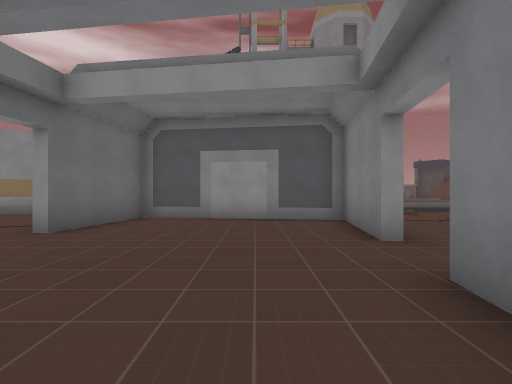
[1] (above)

18 first-person views from a walk through a Godot game level. The camera is 1.4 m above the floor, looks level and sees 85° across. The floor is counted in squares, 2 m on a side. Each view is taken from the middle of a square. On the plan, view 1 faces up. The plan holds only what a view shows up to about 9 squares ahead; the rest is blank. The place goes on beyond the plan. Surface patterns are stand-ins for the level's own textures.

[2]
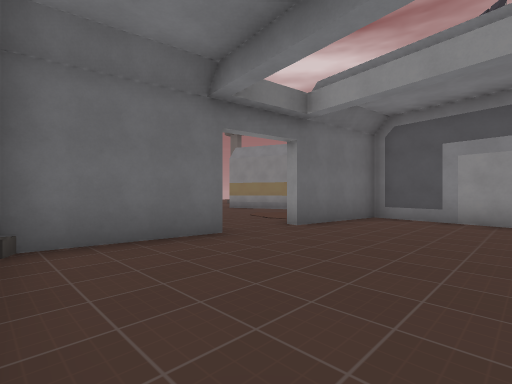

[3]
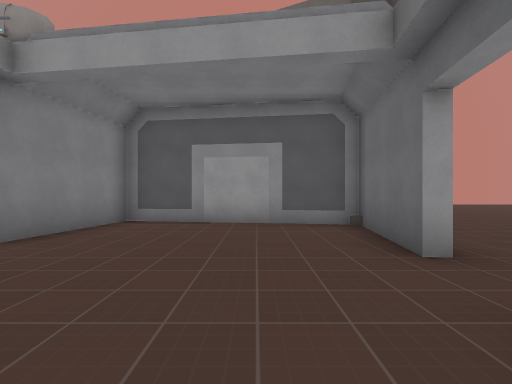

[4]
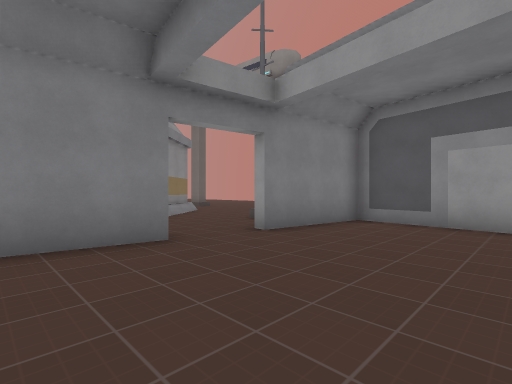

[5]
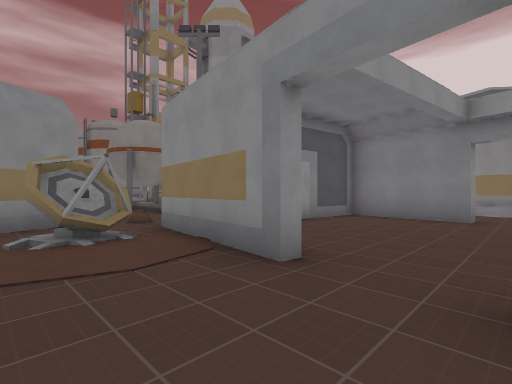

[6]
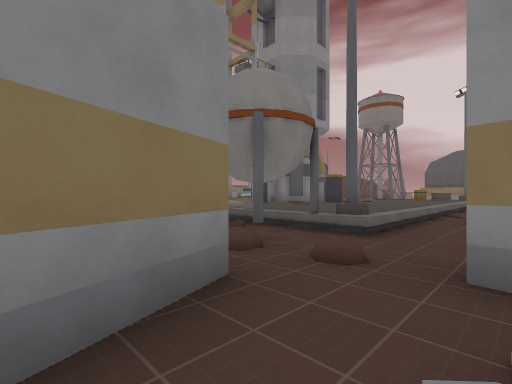

[7]
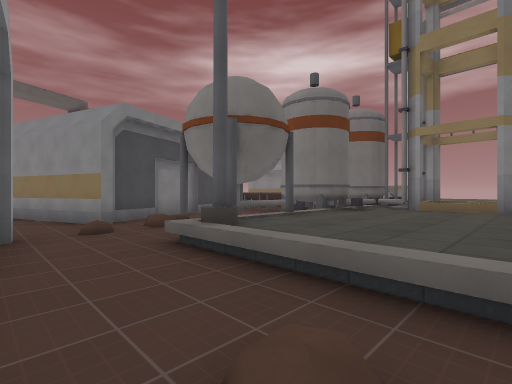

[8]
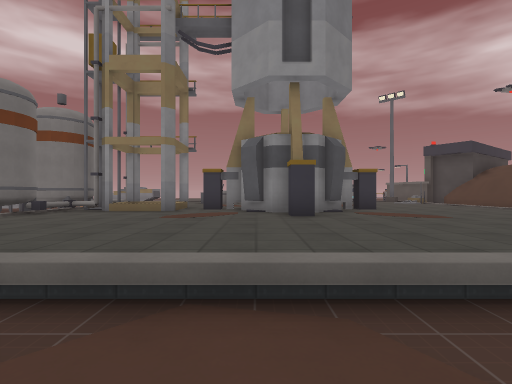

[9]
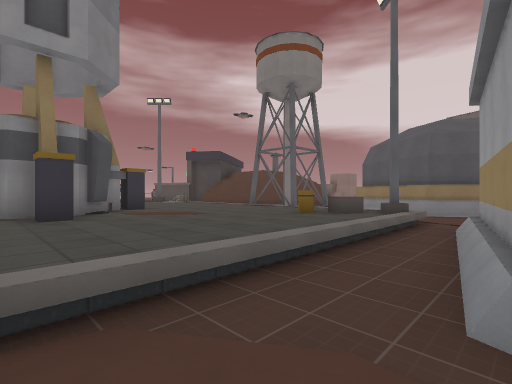

[10]
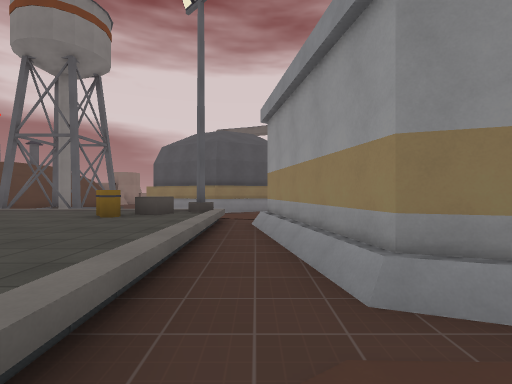

[11]
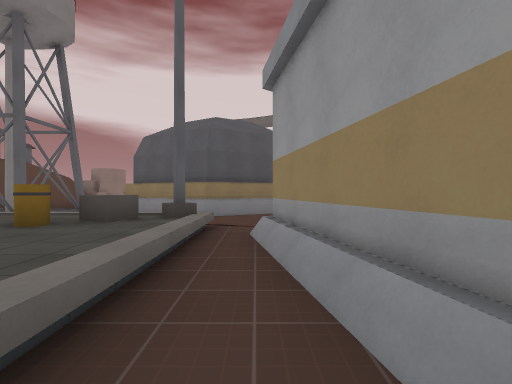

[12]
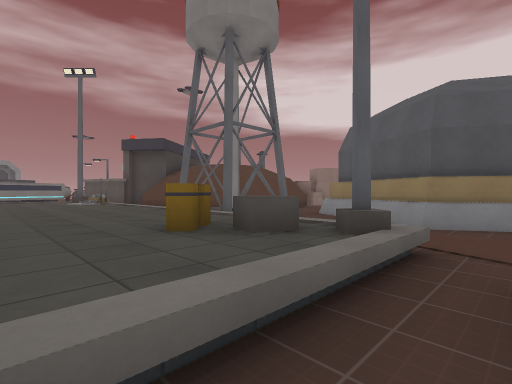

[13]
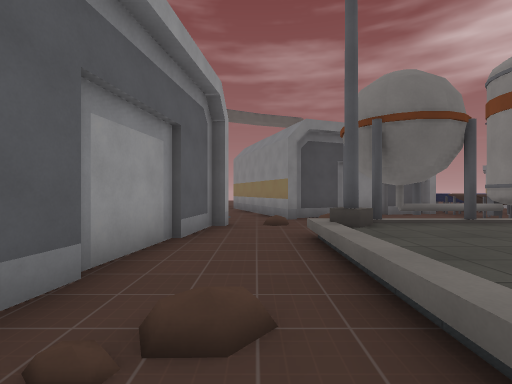

[14]
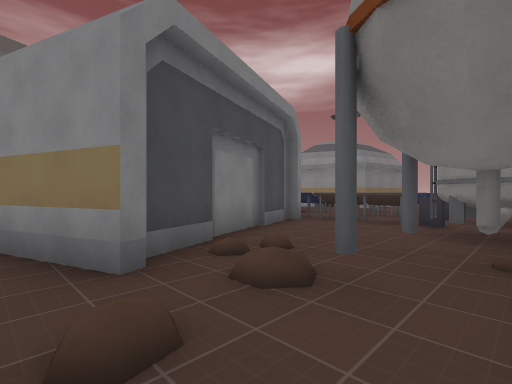

[15]
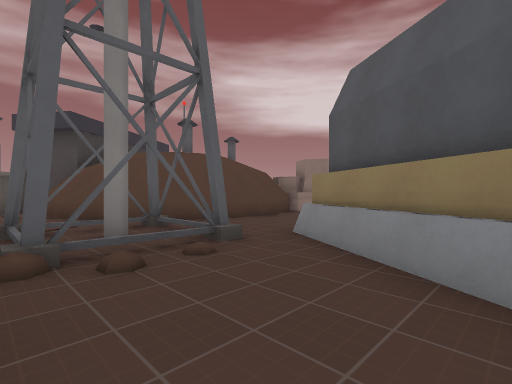

[16]
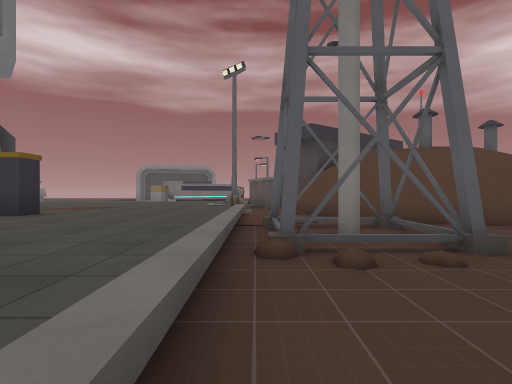

[17]
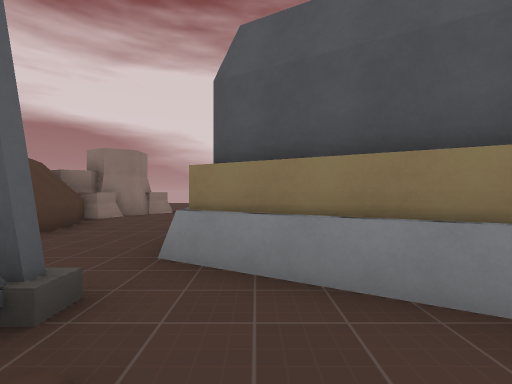

[18]
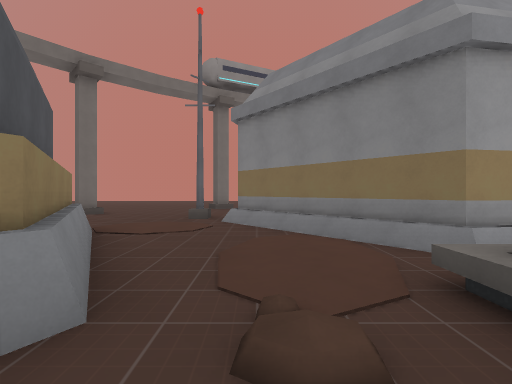

### Floor plan
Key: @ floor where view 1 was taken; # wall or solid block; . main floor; : floor 0.25 m higher than the main floor; + floor 0.5 m higher than the main floor; / step, stairs or slope; = window, fence, low wall or low ledge; ^ raised ledge; v drop or lower ground; T tower; R rock.
Columns run from 9 left of view 1 to 21 right of it. Each row starts with its distance up from view 1.
 18                 +++++:..##  ###
 17     ^^ ##T      +++++/...####.R
 16   ^^^^###T ######++++####......
 15    ^.=##/+++++#++++++####......
 14    #..##++++++#++++++#####
 13    #...^+++++++++++++....#
 12    #..##+++++++++++^+...##
 11    #..#.#+++++++++++#.//#
 10   ###...v++++/++++++v../#
  9  ##...............///...##
  8   ../.###../ /.######/../#
  7   ..#.#.#### ..#    ##...#
  6   ....#....#..       ##....
  5    ...#....#..        #//..
  4    ........#..#        /#...
  3    ..#........##         ..#
  2    ..#.....#...#
  1   ...#.....#....
  0  ... ###.@## ..
 -1 ...    ####
 -2 ..

Where each view was taken, in squares from view 1:
view 1: 0 up, 0 right, facing up
view 2: 0 up, 0 right, facing up-left
view 3: 6 up, 2 left, facing down
view 4: 6 up, 2 left, facing down-right
view 5: 3 up, 6 left, facing up-right
view 6: 8 up, 6 left, facing up-right
view 7: 8 up, 2 right, facing up-left
view 8: 8 up, 4 right, facing up
view 9: 8 up, 4 right, facing up-right
view 10: 9 up, 4 right, facing right
view 11: 9 up, 6 right, facing right
view 12: 9 up, 8 right, facing up-right
view 13: 9 up, 3 right, facing left
view 14: 9 up, 2 left, facing up-left
view 15: 11 up, 12 right, facing up-right
view 16: 11 up, 12 right, facing up
view 17: 13 up, 13 right, facing right
view 18: 12 up, 13 right, facing down
